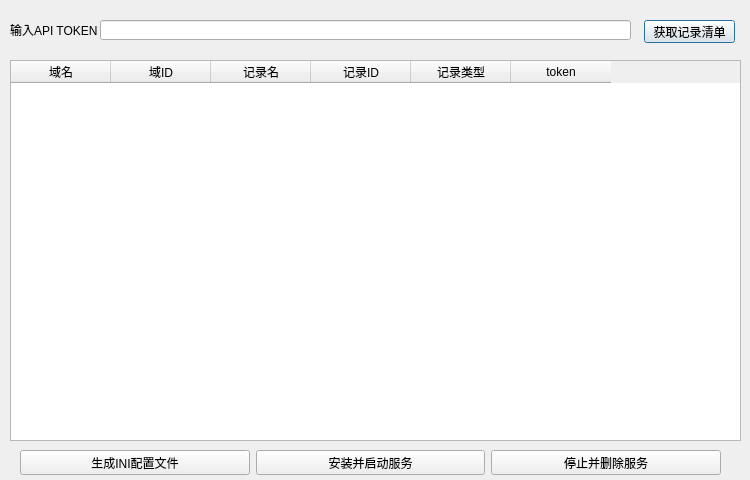
<?xml version="1.0" encoding="UTF-8"?>
<ui version="4.0">
 <class>uilistpod</class>
 <widget class="QDialog" name="uilistpod">
  <property name="geometry">
   <rect>
    <x>0</x>
    <y>0</y>
    <width>750</width>
    <height>480</height>
   </rect>
  </property>
  <property name="sizePolicy">
   <sizepolicy hsizetype="Fixed" vsizetype="Fixed">
    <horstretch>0</horstretch>
    <verstretch>0</verstretch>
   </sizepolicy>
  </property>
  <property name="minimumSize">
   <size>
    <width>750</width>
    <height>480</height>
   </size>
  </property>
  <property name="maximumSize">
   <size>
    <width>750</width>
    <height>480</height>
   </size>
  </property>
  <property name="windowTitle">
   <string>配置文件生成工具</string>
  </property>
  <widget class="QTableWidget" name="record_list">
   <property name="geometry">
    <rect>
     <x>10</x>
     <y>60</y>
     <width>731</width>
     <height>381</height>
    </rect>
   </property>
   <property name="sizePolicy">
    <sizepolicy hsizetype="Fixed" vsizetype="Fixed">
     <horstretch>0</horstretch>
     <verstretch>0</verstretch>
    </sizepolicy>
   </property>
   <column>
    <property name="text">
     <string>域名</string>
    </property>
    <property name="font">
     <font>
      <family>Adobe Devanagari</family>
     </font>
    </property>
   </column>
   <column>
    <property name="text">
     <string>域ID</string>
    </property>
   </column>
   <column>
    <property name="text">
     <string>记录名</string>
    </property>
   </column>
   <column>
    <property name="text">
     <string>记录ID</string>
    </property>
   </column>
   <column>
    <property name="text">
     <string>记录类型</string>
    </property>
   </column>
   <column>
    <property name="text">
     <string>token</string>
    </property>
   </column>
  </widget>
  <widget class="QPushButton" name="pushButton_getrecode">
   <property name="geometry">
    <rect>
     <x>644</x>
     <y>20</y>
     <width>91</width>
     <height>23</height>
    </rect>
   </property>
   <property name="text">
    <string>获取记录清单</string>
   </property>
  </widget>
  <widget class="QLineEdit" name="txt_podtoken">
   <property name="geometry">
    <rect>
     <x>100</x>
     <y>20</y>
     <width>531</width>
     <height>20</height>
    </rect>
   </property>
  </widget>
  <widget class="QLabel" name="label">
   <property name="geometry">
    <rect>
     <x>10</x>
     <y>20</y>
     <width>91</width>
     <height>20</height>
    </rect>
   </property>
   <property name="text">
    <string>输入API TOKEN</string>
   </property>
  </widget>
  <widget class="QWidget" name="">
   <property name="geometry">
    <rect>
     <x>20</x>
     <y>450</y>
     <width>701</width>
     <height>25</height>
    </rect>
   </property>
   <layout class="QHBoxLayout" name="horizontalLayout">
    <item>
     <widget class="QPushButton" name="pushButton_makeini">
      <property name="text">
       <string>生成INI配置文件</string>
      </property>
     </widget>
    </item>
    <item>
     <widget class="QPushButton" name="pushButton_install_and_start_service">
      <property name="text">
       <string>安装并启动服务</string>
      </property>
     </widget>
    </item>
    <item>
     <widget class="QPushButton" name="pushButton_stop_and_del_service">
      <property name="text">
       <string>停止并删除服务</string>
      </property>
     </widget>
    </item>
   </layout>
  </widget>
  <zorder>record_list</zorder>
  <zorder>pushButton_makeini</zorder>
  <zorder>pushButton_getrecode</zorder>
  <zorder>txt_podtoken</zorder>
  <zorder>label</zorder>
  <zorder>pushButton_install_and_start_service</zorder>
  <zorder>pushButton_install_and_start_service</zorder>
  <zorder>pushButton_stop_and_del_service</zorder>
 </widget>
 <resources/>
 <connections/>
</ui>
